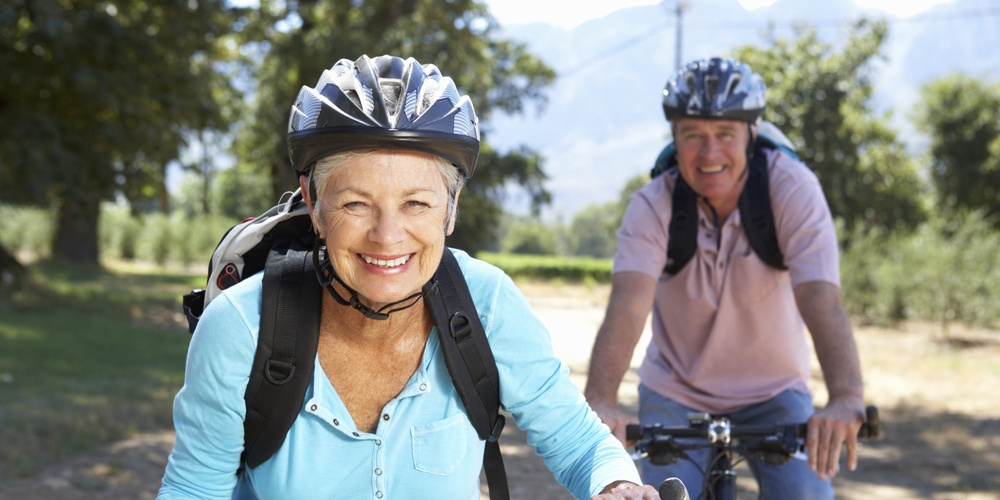
#> input picture smile_detection-master/R3.jpeg, 1000 x 500 px, shrunk from 2000 x 1000 before the run, found by its file name
$ python smile_detector.py
#> lines starting #> are read from the running program, lines starting #| are printed output that depends on the picture; after the words box and inside, x2 and y2 are one past the last pixel; in counts of white or black regions, pixels touching at a corner belong together
import numpy as np
import cv2


# Initialize a dictionary to hold the results
event_results = {}

# Define the event name or ID somehow, maybe it's based on the image name or it's provided externally
event_name = "event_identifier"  # Replace with the actual identifier for the event

# Load the cascades
faceCascade = cv2.CascadeClassifier('smile_detection-master/haarcascade_frontalface_default.xml')
smileCascade = cv2.CascadeClassifier('smile_detection-master/haarcascade_smile.xml')

# Load an image from file
image_path = 'smile_detection-master/R3.jpeg'  # Replace with your image path
img = cv2.imread(image_path)
#> img is the input picture: shape (500, 1000, 3); mean B, G, R 128.6, 134.3, 130.9
gray = cv2.cvtColor(img, cv2.COLOR_BGR2GRAY)
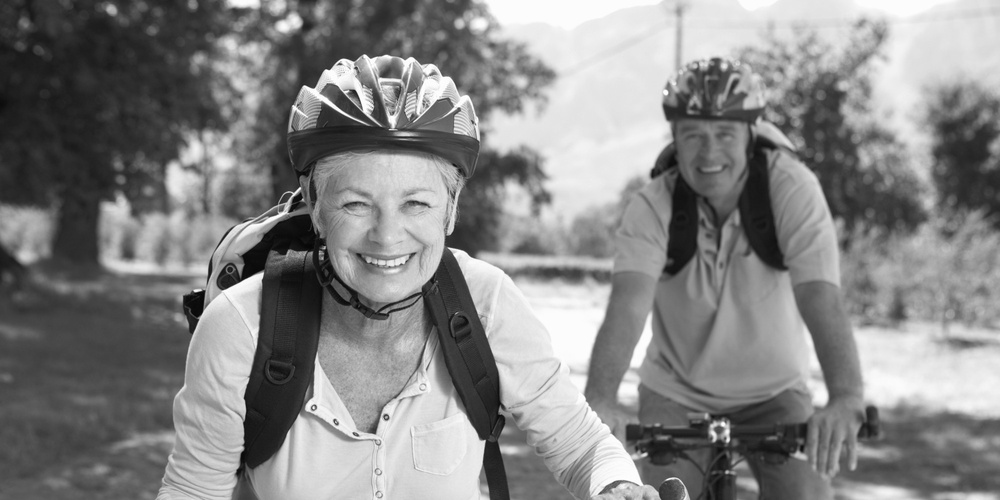
#> gray: shape (500, 1000); min 2, max 255, mean 132.6

# Detect faces in the image
faces = faceCascade.detectMultiScale(
    gray,
    scaleFactor=1.3,
    minNeighbors=5,
    minSize=(30, 30)
)
#> faces = [[668, 105, 86, 86], [318, 153, 138, 138]]

total_faces = len(faces)
#> total_faces = 2
smiling_faces = 0

# Draw rectangles around the faces and look for smiles
for (x, y, w, h) in faces:
    cv2.rectangle(img, (x, y), (x + w, y + h), (255, 0, 0), 2)
    roi_gray = gray[y:y + h, x:x + w]

    # Detect smiles within the face ROI
    smile = smileCascade.detectMultiScale(
        roi_gray,
        scaleFactor=1.7,
        minNeighbors=20,
        minSize=(25, 25),
    )

    # If smiles are detected, mark the person as smiling
    for i in smile:
        if len(smile) > 1:
            smiling_faces += 1
            cv2.putText(img, "Smiling", (x, y - 30), cv2.FONT_HERSHEY_SIMPLEX,
                        2, (0, 0, 255), 3, cv2.LINE_AA)
#> this loop made 2 passes
#> (x, y, w, h, smile) on pass 2: (318, 153, 138, 138, [[19, 80, 104, 52]])
#> pass 1, `roi_gray = gray[y:y + h, x:x + w]`:
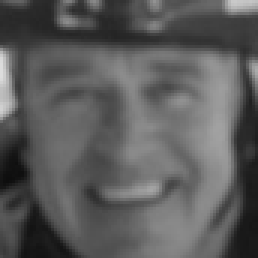
#> roi_gray: shape (86, 86) (shown 3 times larger); min 13, max 220, mean 91.4
#> pass 2, `roi_gray = gray[y:y + h, x:x + w]`:
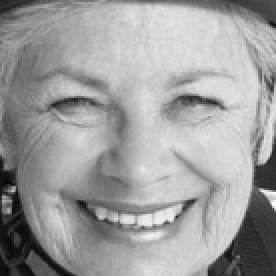
#> roi_gray: shape (138, 138) (shown 2 times larger); min 7, max 250, mean 157.9
#> after the loop:
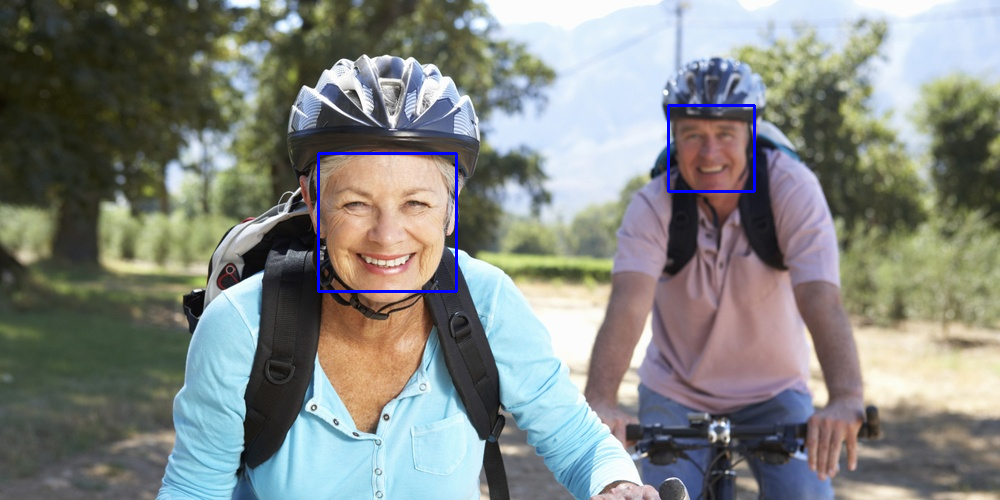
#> img: shape (500, 1000, 3); 0.54% of pixels changed, all inside (x1, y1, x2, y2) = (317, 104, 756, 293)
#> after the loop, smiling_faces = 0


# Calculate the smile ratio
smile_ratio = smiling_faces / total_faces if total_faces > 0 else 0
#> smile_ratio = 0

# Store the results in the dictionary
event_results[event_name] = {
    'image_path': image_path,
    'total_faces': total_faces,
    'smiling_faces': smiling_faces,
    'smile_ratio': smile_ratio
}

print(event_results)
#| {'event_identifier': {'image_path': 'smile_detection-master/R3.jpeg', 'total_faces': 2, 'smiling_faces': 0, 'smile_ratio': 0.0}}

# Optionally, save the event_results dictionary to a file using a library like json or pickle
import json
with open('event_results.json', 'w') as fp:
    json.dump(event_results, fp, indent=4)

# Show the output image
cv2.imshow('Smile Detection', img)
cv2.waitKey(0)  # Wait indefinitely until a key is pressed
cv2.destroyAllWindows()
